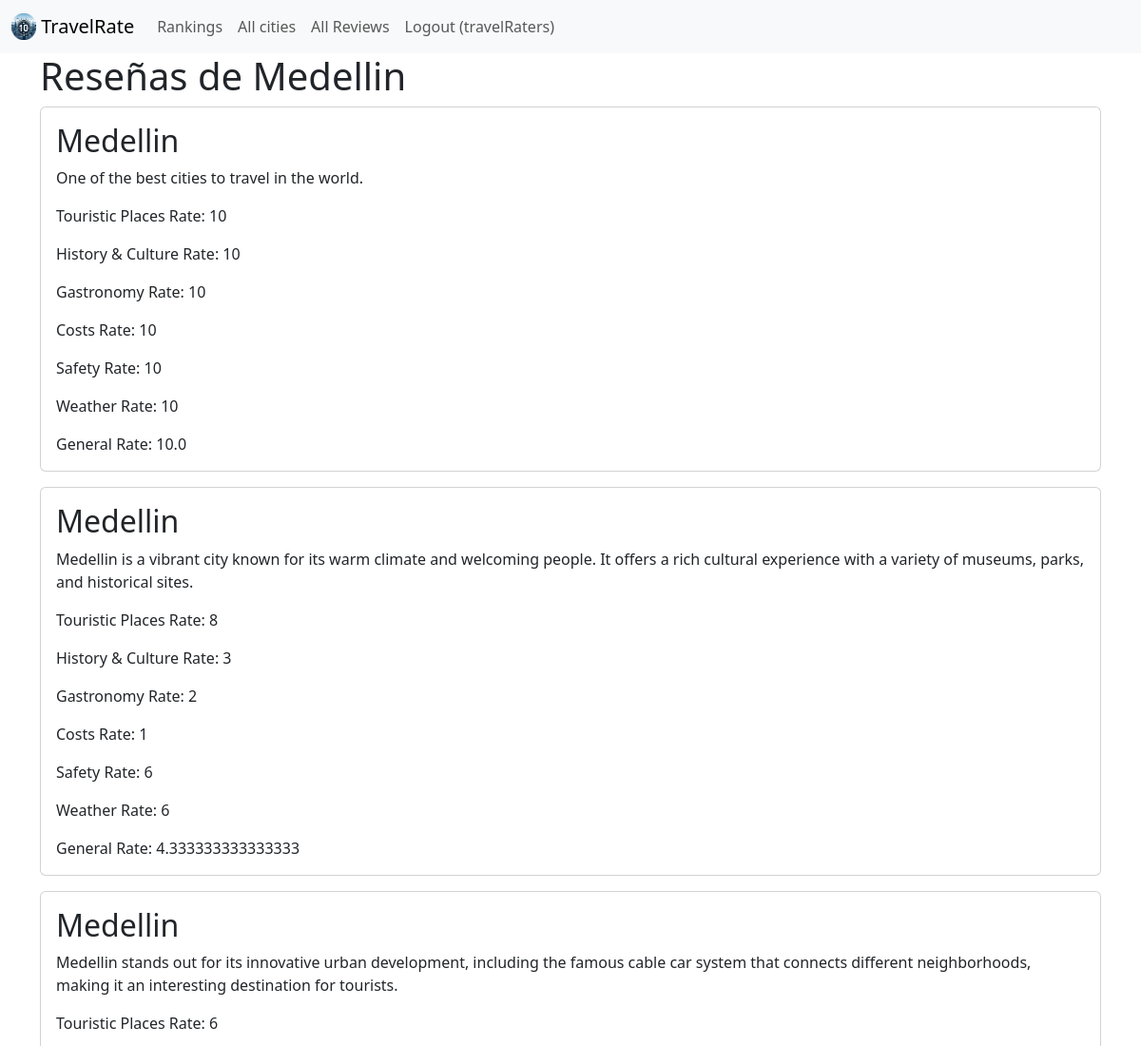
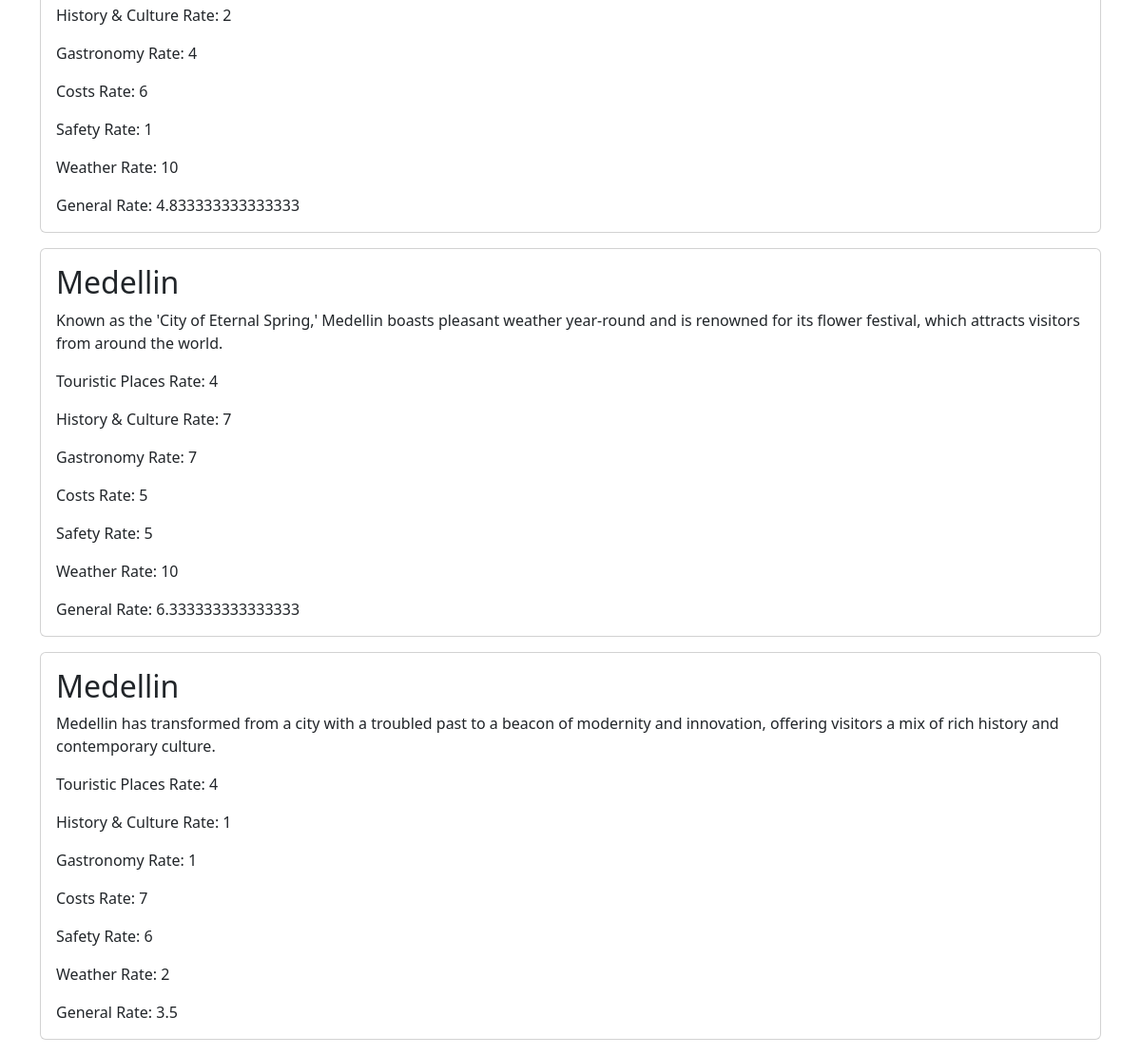
The app's page /ranking/reviews/Medellin/ (signed in) with its own data (2 pictures, top to bottom).
### city/models.py (models this page shows, shortened)
class City(models.Model):
    name = models.CharField(max_length=100)
    country = models.CharField(max_length=100)
    rate = models.DecimalField(max_digits=2, decimal_places=1)
    description = models.CharField(max_length=500)
    image = models.ImageField(upload_to='city/images/')

### reviews/models.py (models this page shows, shortened)
class Reviews(models.Model):
    city = models.CharField(max_length=100)
    general_review = models.CharField(max_length=2000)
    touristic_places_rate = models.IntegerField(choices=range.choices, default=range.ONE)
    history_and_culture_rate = models.IntegerField(choices=range.choices, default=range.ONE)
    gastronomy_rate = models.IntegerField(choices=range.choices, default=range.ONE)
    costs_rate = models.IntegerField(choices=range.choices, default=range.ONE)
    safety_rate = models.IntegerField(choices=range.choices, default=range.ONE)
    weather_rate = models.IntegerField(choices=range.choices, default=range.ONE)
    general_rate = models.FloatField(editable=False, null=True, blank=True)

### city/views.py (the view)
# urls.py: path('reviews/<str:city_name>/', city_reviews, name='city_reviews'),
def city_reviews(request, city_name):
    city = get_object_or_404(City, name=city_name)
    reviews = Reviews.objects.filter(city=city.name)
    context = {
        'city': city,
        'reviews': reviews
    }
    return render(request, 'city_reviews.html', context)

### city/templates/city_reviews.html (shortened to what this page needs)
{% extends 'base.html' %}
{% block content %}
<head>
</head>
    <h1>Reseñas de {{ city.name }}</h1>
    {% if reviews %}
        {% for review in reviews %}
        <div class="card mb-3">
            <div class="row g-0">
                <div>
                    <div class="card-body">
                        <h2 class="card-title">{{ review.city }}</h2>
                        <p class="card-text">{{ review.general_review }}</p>
                        <p class="card-text">Touristic Places Rate: {{ review.touristic_places_rate }}</p>
                        <p class="card-text">History & Culture Rate: {{ review.history_and_culture_rate }}</p>
                        <p class="card-text">Gastronomy Rate: {{ review.gastronomy_rate }}</p>
                        <p class="card-text">Costs Rate: {{ review.costs_rate }}</p>
                        <p class="card-text">Safety Rate: {{ review.safety_rate }}</p>
                        <p class="card-text">Weather Rate: {{ review.weather_rate }}</p>
                        <p class="card-text">General Rate: {{ review.general_rate }}</p>
                    </div>
                </div>
            </div>
        </div>
        {% endfor %}
    {% else %}
        <p>No hay reseñas para esta ciudad.</p>
    {% endif %}
{% endblock content %}

### travelRate/templates/base.html (shortened to what this page needs)
<head>
    <link href="https://cdn.jsdelivr.net/npm/bootstrap@5.3.3/dist/css/bootstrap.min.css" rel="stylesheet">
</head>
<nav class="navbar navbar-expand-lg bg-body-tertiary">
    <div class="container-fluid">
      <a class="navbar-brand" href="{% url 'home' %}">
        {% load static %}
              <img src="{% static 'images/hogar.png' %}" alt="" width="26" height="28" class="d-incline-block align-text-top" />
              TravelRate</a>
      <div class="collapse navbar-collapse" id="navbarSupportedContent">
        <ul class="navbar-nav me-auto mb-2 mb-lg-0">
          <li class="nav-item">
            <a class="nav-link" href="{% url 'ranking' %}">Rankings</a>
          </li>
            <a class="nav-link" href="{% url 'city' %}">All cities</a>
          <li class="nav-item">
            <a class="nav-link" href="{% url 'reviews' %}">All Reviews</a>
          </li>
          {% if user.is_authenticated %}
            <li><a href="{% url 'logoutaccount' %}" class="nav-link">Logout ({{ user.username }})</a></li>
          {% endif %}
        </ul>
      </div>
    </div>
  </nav>
<div class="container">
    {% block content %}
    {% endblock content %}
</div>

### records on screen
City: name "Medellin"
Reviews: city "Medellin", general_review "One of the best cities to travel in the world.", touristic_places_rate "10", history_and_culture_rate "10", gastronomy_rate "10", costs_rate "10", safety_rate "10", weather_rate "10", general_rate "10.0"
Reviews: city "Medellin", general_review "Medellin is a vibrant city known for its warm climate and welcoming people. It offers a rich cultural experience with a variety of museums, parks, and historical sites.", touristic_places_rate "8", history_and_culture_rate "3", gastronomy_rate "2", costs_rate "1", safety_rate "6", weather_rate "6", general_rate "4.333333333333333"
Reviews: city "Medellin", general_review "Medellin stands out for its innovative urban development, including the famous cable car system that connects different neighborhoods, making it an interesting destination for tourists.", touristic_places_rate "6", history_and_culture_rate "2", gastronomy_rate "4", costs_rate "6", safety_rate "1", weather_rate "10", general_rate "4.833333333333333"
Reviews: city "Medellin", general_review "Known as the 'City of Eternal Spring,' Medellin boasts pleasant weather year-round and is renowned for its flower festival, which attracts visitors from around the world.", touristic_places_rate "4", history_and_culture_rate "7", gastronomy_rate "7", costs_rate "5", safety_rate "5", weather_rate "10", general_rate "6.333333333333333"
Reviews: city "Medellin", general_review "Medellin has transformed from a city with a troubled past to a beacon of modernity and innovation, offering visitors a mix of rich history and contemporary culture.", touristic_places_rate "4", history_and_culture_rate "1", gastronomy_rate "1", costs_rate "7", safety_rate "6", weather_rate "2", general_rate "3.5"

### other values on screen
{{ user.username }} "travelRaters"
